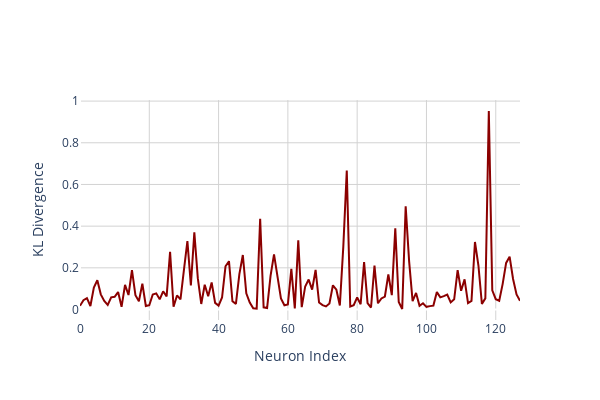

Notebook code for this chart:
### Code cell
fig = go.Figure()
fig.add_trace(go.Scatter(y=kl_divs, mode='lines', name='', line=dict(color='darkred', width=2)))
fig.update_layout({'plot_bgcolor': 'rgba(255, 255, 255, 1)',})
fig.update_layout(
    xaxis=dict(showgrid=True, gridwidth=1, gridcolor='LightGray'),
    yaxis=dict(showgrid=True, gridwidth=1, gridcolor='LightGray'),
)
fig.update_xaxes(title_text='Neuron Index')
fig.update_yaxes(title_text='KL Divergence')
fig.update_layout(width=600, height=400, autosize=False)
fig.show()
